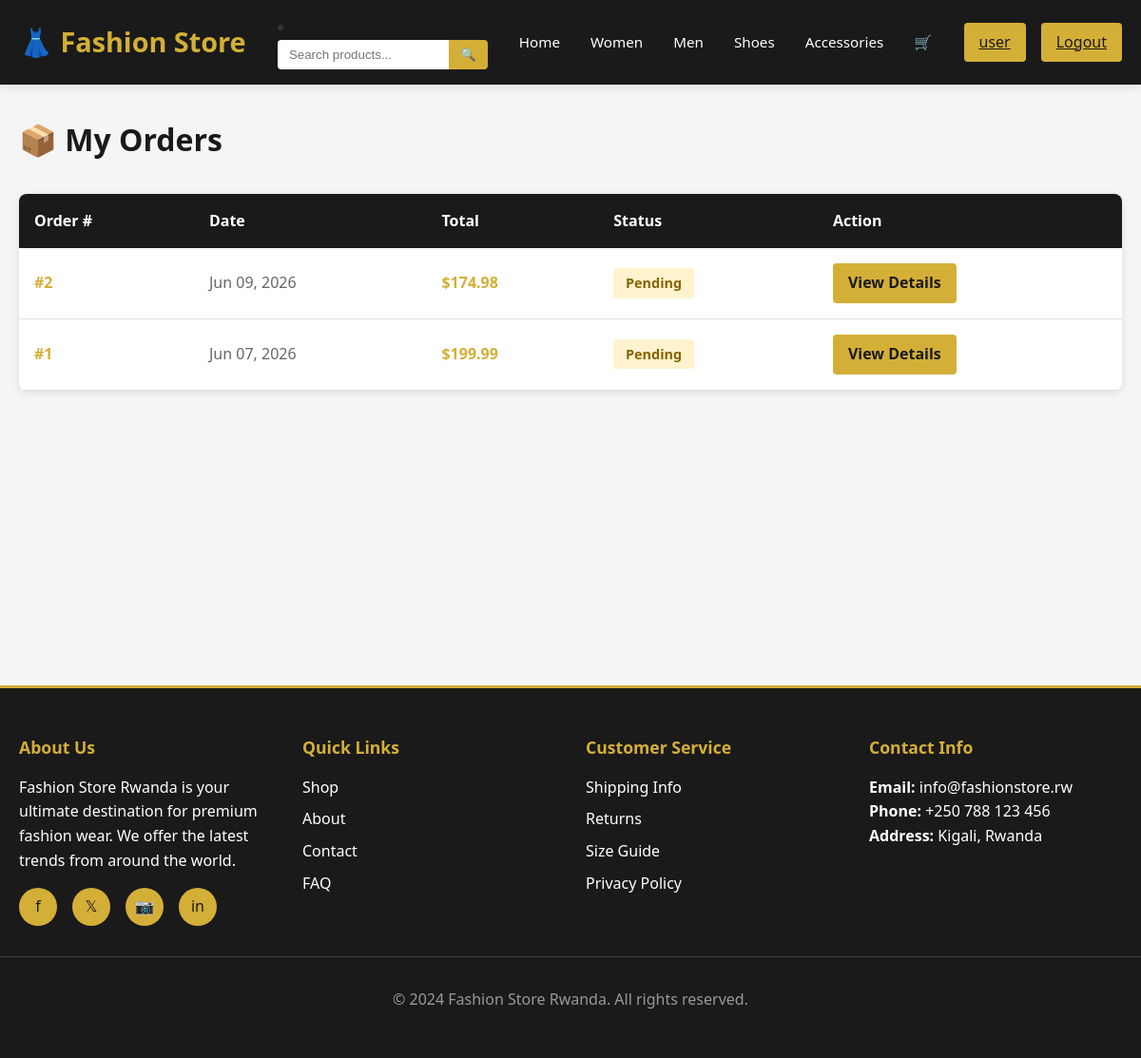
The page /order-history/ (signed in) on the database its author committed.
### store/models.py (models this page shows, shortened)
class Order(models.Model):
    STATUS_CHOICES = [
        ('pending', 'Pending'),
        ('processing', 'Processing'),
        ('shipped', 'Shipped'),
        ('delivered', 'Delivered'),
        ('cancelled', 'Cancelled'),
    ]
    user = models.ForeignKey(User, on_delete=models.CASCADE, related_name='orders')
    first_name = models.CharField(max_length=50)
    last_name = models.CharField(max_length=50)
    email = models.EmailField()
    phone = models.CharField(max_length=20)
    address = models.CharField(max_length=300)
    city = models.CharField(max_length=100)
    payment_method = models.CharField(max_length=50,default='Mobile Money')
    payment_status = models.CharField(max_length=20,default='Paid')
    status = models.CharField(max_length=20, choices=STATUS_CHOICES, default='pending')
    total_amount = models.DecimalField(max_digits=10, decimal_places=2)
    created_at = models.DateTimeField(auto_now_add=True)
    updated_at = models.DateTimeField(auto_now=True)
    class Meta:
        ordering = ['-created_at']

### store/views.py (the view)
# urls.py: path('order-history/', views.order_history, name='order_history'),
@login_required(login_url='login')
def order_history(request):
    orders = Order.objects.filter(user=request.user)
    context = {'orders': orders}
    return render(request, 'store/order_history.html', context)

### store/models.py (called while the page is built)
    @property
    def total_items(self):
        return self.items.aggregate(models.Sum('quantity'))['quantity__sum'] or 0

### store/templates/store/order_history.html (shortened to what this page needs)
{% extends 'store/base.html' %}
{% block content %}
<div class="container">
    <div class="orders-page">
        <h1 class="page-title">📦 My Orders</h1>
        {% if orders %}
        <div class="orders-table">
            <table>
                <thead>
                    <tr>
                        <th>Order #</th>
                        <th>Date</th>
                        <th>Total</th>
                        <th>Status</th>
                        <th>Action</th>
                    </tr>
                </thead>
                <tbody>
                    {% for order in orders %}
                    <tr>
                        <td><span class="order-id">#{{ order.id }}</span></td>
                        <td><span class="order-date">{{ order.created_at|date:"M d, Y" }}</span></td>
                        <td><span class="order-amount">${{ order.total_amount }}</span></td>
                        <td>
                            <span class="status-badge status-{{ order.status }}">
                                {{ order.get_status_display }}
                            </span>
                        </td>
                        <td>
                            <a href="{% url 'order_detail' order.id %}" class="action-btn">View Details</a>
                        </td>
                    </tr>
                    {% endfor %}
                </tbody>
            </table>
        </div>
        {% endif %}
    </div>
</div>
{% endblock %}

### store/templates/store/base.html (shortened to what this page needs)
<!DOCTYPE html>
<html lang="fr">
<head>
</head>
<body>
    <nav>
        <div class="container">
            <a href="{% url 'home' %}" class="logo">👗 Fashion Store</a>
            <li>
    <form action="{% url 'products' %}" method="GET" class="search-form">
        <input type="text" name="q" placeholder="Search products...">
        <button type="submit">🔍</button>
    </form>
</li>
            <ul class="nav-links">
                <li><a href="{% url 'home' %}">Home</a></li>
                <li><a href="{% url 'women' %}">Women</a></li>
                <li><a href="{% url 'men' %}">Men</a></li>
                <li><a href="{% url 'shoes' %}">Shoes</a></li>
                <li><a href="{% url 'accessories' %}">Accessories</a></li>
                <li>
                    <a href="{% url 'cart' %}" class="cart-icon">
                        🛒
                    </a>
                </li>
            </ul>
            <div class="auth-links">
                {% if request.user.is_authenticated %}
                    <a href="{% url 'profile' %}">{{ request.user.username }}</a>
                    <a href="{% url 'logout' %}">Logout</a>
                {% else %}
                    <a href="{% url 'login' %}">Login</a>
                    <a href="{% url 'register' %}">Register</a>
                {% endif %}
            </div>
        </div>
    </nav>
    <main>
        {% block content %}{% endblock %}
    </main>
    <footer>
        <div class="container">
            <div class="footer-section">
                <h4>About Us</h4>
                <p>Fashion Store Rwanda is your ultimate destination for premium fashion wear. We offer the latest trends from around the world.</p>
                <div class="social-links">
                    <a href="#" title="Facebook">f</a>
                    <a href="#" title="Twitter">𝕏</a>
                    <a href="#" title="Instagram">📷</a>
                    <a href="#" title="LinkedIn">in</a>
                </div>
            </div>
            <div class="footer-section">
                <h4>Quick Links</h4>
                <ul>
                    <li><a href="{% url 'products' %}">Shop</a></li>
                    <li><a href="#about">About</a></li>
                    <li><a href="#contact">Contact</a></li>
                    <li><a href="#faq">FAQ</a></li>
                </ul>
            </div>
            <div class="footer-section">
                <h4>Customer Service</h4>
                <ul>
                    <li><a href="#shipping">Shipping Info</a></li>
                    <li><a href="#returns">Returns</a></li>
                    <li><a href="#size-guide">Size Guide</a></li>
                    <li><a href="#privacy">Privacy Policy</a></li>
                </ul>
            </div>
            <div class="footer-section">
                <h4>Contact Info</h4>
                <p><strong>Email:</strong> <a href="mailto:info@fashionstore.rw">info@fashionstore.rw</a></p>
                <p><strong>Phone:</strong> <a href="tel:+250788123456">+250 788 123 456</a></p>
                <p><strong>Address:</strong> Kigali, Rwanda</p>
            </div>
        </div>
        <div class="footer-bottom">
            <p>&copy; 2024 Fashion Store Rwanda. All rights reserved.</p>
        </div>
    </footer>
</body>
</html>

### rows shown on the page
Order: id "2", created_at "Jun 09, 2026", total_amount "174.98", status "Pending"
Order: id "1", created_at "Jun 07, 2026", total_amount "199.99", status "Pending"

### other values the page prints
{{ request.user.username }} "user"
